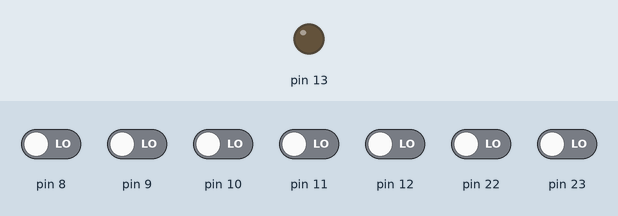
This sketch was run on a simulated Arduino Uno, built with avr-gcc and run on an emulated ATmega328P. On the bench: output pins drawn as LEDs (lit = HIGH). The test bench sets the inputs (shaded band); at power-on: pin 8–12, pin 22, pin 23 LOW. Sleep ends after the set time or at an interrupt.

Above: at 2.0 s.
At 6.2 s:
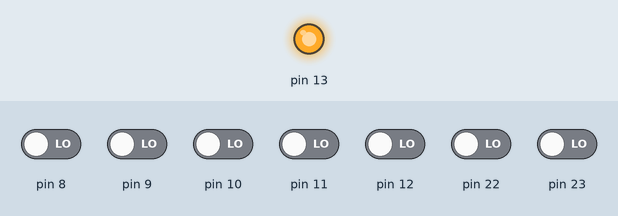
Timing chart, 0 to 10.9 s (numbered marks = the images above):
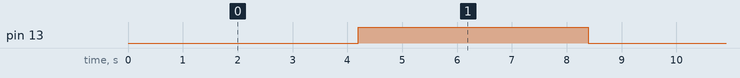

The sketch:

SleepM_Timer1.ino
```cpp
// (licence header left out)
#include <util/delay.h>
#include <avr/sleep.h>
#include <avr/power.h>

volatile int x = 0;
/**********************************************************************************************************
 *  Nombre:      Main
 *  Retorna:     Nada
 *  Parametros:  Nada
 *  Descripcion: Loop general.
 **********************************************************************************************************/

int main(void) {
  DDRB = 0b00100000; // bit 5 puerto B como salida
  PORTB = 0b00000000;
  noInterrupts();           // desabilita interrupciones
      TCCR1A = 0;               // configuracion basica
      TCCR1B = 0;               // configuracion basica
      TCCR1C = 0;               // configuracion basica
      TCNT1 = 0;

      ////////////////////////////////////////
      // CS02     CS01     CS00     scale
      //  0         0       0     sin reloj
      //  0         0       1     clk/1
      //  0         1       0     clk/8
      //  0         1       1     clk/64
      //  1         0       0     clk/256         //////// ESCALA ECOJIDA
      //  1         0       1     clk/1024
      //  1         1       0     externo en T1 falling
      //  1         1       1     externo en T1 rising
      ////////////////////////////////////////

      TCCR1B |= (1 << CS12);
      TCCR1B |= (0 << CS11);
      TCCR1B |= (1 << CS10);
      TIMSK1 |= (1 << TOIE1);   // activa interrupcion por desvordamiento
  interrupts();             // activa interrupciones

  while (1) {
    if(x == 1){
        PORTB = PINB ^(1 << PINB5);
        x = 0;
        enterSleep();
    }
  }
  return (0);
}
/**********************************************************************************************************
 *  Nombre:      enterSleep(void)
 *  Retorna:     Nada
 *  Parametros:  Nada
 *  Descripcion: Configura y activa el modo Sleep
 **********************************************************************************************************/

void enterSleep(void)
{
  set_sleep_mode(SLEEP_MODE_IDLE);
  sleep_enable();

  // se desactiva lo que no se usa
  power_adc_disable();
  power_spi_disable();
  power_timer0_disable();
  power_timer2_disable();
  power_twi_disable();

  sleep_mode();
  /* Entra al modo sleep hasta que llege una interrupcion */
  /*                          ...                         */
  /*                          ...                         */
  /*                          ...                         */
  /*                          ...                         */
  sleep_disable();

  power_all_enable(); // se activa todo
}

/**********************************************************************************************************
 *  Nombre:      ISR(TIMER1_OVF_vect)
 *  Retorna:     Nada
 *  Parametros:  Nada
 *  Descripcion: Se activa cada vez que se desvorda el timer 1
 **********************************************************************************************************/

ISR(TIMER1_OVF_vect)
{
  if(x == 0){
      x=1;
  }
}
```

Measured:
- by itself, pin 13: alternates HIGH for 4.2 s and LOW for 4.2 s
